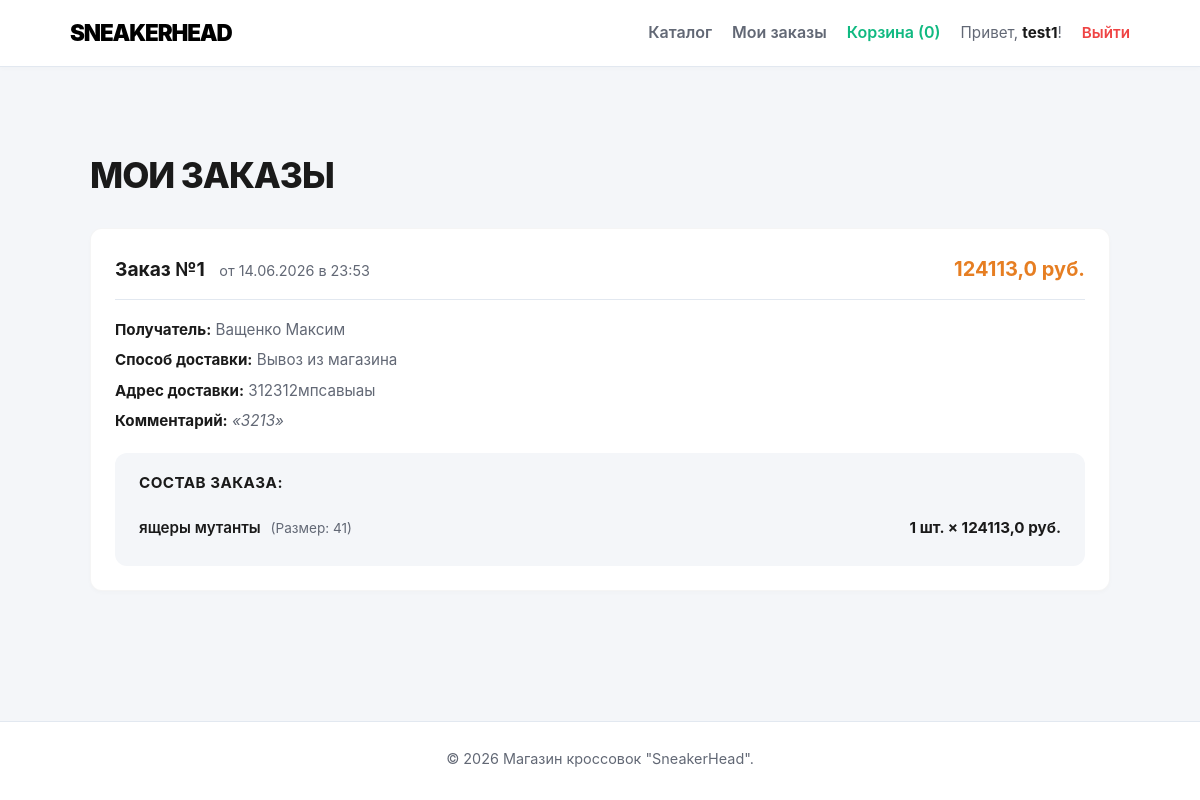
The app's page /my-orders/ (signed in) with its own data.
### shop/models.py (models this page shows, shortened)
class Order(models.Model):
    SHOP = "SH"
    COURIER = "CR"
    PICKUPPOINT = "PP"
    TYPE_DELIVERY = [
        (SHOP, 'Вывоз из магазина'),
        (COURIER, 'Курьер'),
        (PICKUPPOINT, 'Пункт выдачи заказов'),
    ]
    user = models.ForeignKey(User, on_delete=models.SET_NULL, null=True, blank=True, verbose_name='Пользователь')
    buyer_firstname = models.CharField(max_length=MAX_LENGTH, verbose_name='Фамилия покупателя')
    buyer_name = models.CharField(max_length=MAX_LENGTH, verbose_name='Имя покупателя')
    buyer_surname = models.CharField(max_length=MAX_LENGTH, blank=True, null=True, verbose_name='Отчество покупателя')
    comment = models.CharField(max_length=MAX_LENGTH, blank=True, null=True, verbose_name='Комментарий к заказу')
    delivery_address = models.CharField(max_length=MAX_LENGTH, blank=True, null=True, verbose_name='Адрес доставки')
    delivery_type = models.CharField(max_length=2, choices=TYPE_DELIVERY, default=SHOP, verbose_name='Способ доставки')
    date_create = models.DateTimeField(auto_now_add=True, verbose_name='Дата создания заказа')
    date_finish = models.DateTimeField(null=True, blank=True, verbose_name='Дата завершения заказа')
    sneakers = models.ManyToManyField('Sneakers', through='Pos_order', verbose_name='Товары')
    total_price = models.FloatField(default=0.0, verbose_name='Итоговая стоимость')
    class Meta:
        verbose_name = 'Заказ'
        verbose_name_plural = 'Заказы'

class Pos_order(models.Model):
    sneakers = models.ForeignKey('Sneakers', on_delete=models.PROTECT, verbose_name='Продукт')
    order = models.ForeignKey(Order, on_delete=models.PROTECT, verbose_name='Заказ')
    count = models.PositiveIntegerField(default=1, verbose_name='Количество продукта')
    discount = models.PositiveIntegerField(default=0, verbose_name='Скидка на позицию')
    class Meta:
        verbose_name = 'Позиция заказа'
        verbose_name_plural = 'Позиции заказов'

class Sneakers(models.Model):
    name = models.CharField(max_length=MAX_LENGTH, verbose_name='Модель кроссовок')
    description = models.TextField(null=True, blank=True, verbose_name='Описание')
    price = models.FloatField(verbose_name='Цена')
    size = models.PositiveIntegerField(default=41, verbose_name='Размер')
    color = models.CharField(max_length=MAX_LENGTH, verbose_name='Цвет')
    photo = models.ImageField(upload_to='sneakers/%Y/%m/%d', null=True, blank=True, verbose_name='Изображение')
    create_date = models.DateTimeField(auto_now_add=True, verbose_name='Дата добавления')
    is_exists = models.BooleanField(default=True, verbose_name='Доступно для заказа')
    brand = models.ForeignKey(Brand, on_delete=models.PROTECT, verbose_name='Бренд')
    category = models.ManyToManyField(Category, verbose_name='Категории')
    class Meta:
        verbose_name = 'Кроссовки'
        verbose_name_plural = 'Кроссовки'

class Brand(models.Model):
    name = models.CharField(max_length=MAX_LENGTH, verbose_name='Название бренда')
    country = models.CharField(max_length=100, verbose_name='Страна бренда', null=True, blank=True)
    class Meta:
        verbose_name = 'Бренд'
        verbose_name_plural = 'Бренды'

### shop/views.py (the view)
# urls.py: path('my-orders/', UserOrdersListView.as_view(), name='user_orders'),
class UserOrdersListView(LoginRequiredMixin, ListView):
    model = Order
    template_name = 'sneakers/user_orders.html'
    context_object_name = 'orders_list'
    def get_queryset(self):
        return Order.objects.filter(user=self.request.user).order_by('-date_create')

### shop/templates/sneakers/user_orders.html (shortened to what this page needs)
{% extends 'base.html' %}
{% load static %}
{% block content %}
<div class="container">
    <h1>Мои заказы</h1>
    {% if orders_list %}
        <div class="orders-wrapper">
            {% for order in orders_list %}
                <div class="order-card">
                    <div class="order-header">
                        <div>
                            <span class="order-title">Заказ №{{ order.id }}</span>
                            <span class="order-date">от {{ order.date_create|date:"d.m.Y в H:i" }}</span>
                        </div>
                        <div class="order-total">
                            {{ order.total_price }} руб.
                        </div>
                    </div>
                    <div class="order-details">
                        <p><b>Получатель:</b> {{ order.buyer_firstname }} {{ order.buyer_name }} {% if order.buyer_surname %}{{ order.buyer_surname }}{% endif %}</p>
                        <p><b>Способ доставки:</b> {{ order.get_delivery_type_display }}</p>
                        {% if order.delivery_address %}
                            <p><b>Адрес доставки:</b> {{ order.delivery_address }}</p>
                        {% endif %}
                        {% if order.comment %}
                            <p><b>Комментарий:</b> <span style="font-style: italic;">«{{ order.comment }}»</span></p>
                        {% endif %}
                    </div>
                    <div class="order-items">
                        <h4 class="order-items-title">Состав заказа:</h4>
                        <ul class="order-items-list">
                            {% for pos in order.pos_order_set.all %}
                                <li class="order-item-row">
                                    <span>
                                        <a href="{% url 'sneakers_detail' pos.sneakers.pk %}" class="order-item-link">
                                            {{ pos.sneakers.brand.name }} {{ pos.sneakers.name }}
                                        </a>
                                        <span class="order-item-size">(Размер: {{ pos.sneakers.size }})</span>
                                    </span>
                                    <span class="order-item-meta">
                                        {{ pos.count }} шт. × {{ pos.sneakers.price }} руб.
                                    </span>
                                </li>
                            {% endfor %}
                        </ul>
                    </div>
                </div>
            {% endfor %}
        </div>
    {% endif %}
</div>
{% endblock %}

### shop/templates/base.html (shortened to what this page needs)
{% load static %}
<!DOCTYPE html>
<html lang="ru">
<head>
    <link rel="stylesheet" href="{% static 'css/style.css' %}">
</head>
<body>
    <div class="app-wrapper">
        <header class="site-header">
            <div class="header-container">
                <a href="{% url 'sneakers_list' %}" class="logo">SNEAKERHEAD</a>
                <nav class="nav-links">
                    <a href="{% url 'sneakers_list' %}" class="nav-link">Каталог</a>
                    {% if request.user.is_authenticated %}
                        <a href="{% url 'user_orders' %}" class="nav-link">Мои заказы</a>
                        <a href="{% url 'basket:basket_detail' %}" class="nav-link" style="color: var(--success);">
                            Корзина ({{ request.session.basket|length|default:0 }})
                        </a>
                        <div class="user-menu">
                            <span class="user-greeting">Привет, <b>{{ request.user.username }}</b>!</span>
                            <a href="{% url 'basket:logout_page' %}" class="btn-logout">Выйти</a>
                        </div>
                    {% else %}
                        <a href="{% url 'basket:basket_detail' %}" class="nav-link">Корзина</a>
                        <a href="{% url 'basket:login_page' %}" class="nav-link">Войти</a>
                        <a href="{% url 'basket:registration_page' %}" class="nav-link btn-nav">Регистрация</a>
                    {% endif %}
                </nav>
            </div>
        </header>
        <main class="container">
            {% block content %}
            {% endblock %}
        </main>
        {% include '_inc/_footer.html' %}
    </div>
</body>
</html>

### shop/static/css/style.css (style rules this page uses)
:root { --bg-main: #f4f6f9; --bg-card: #ffffff; --text-main: #1a1a1a; --text-muted: #626875; --accent: #000000; --accent-hover: #262626; --success: #10b981; --danger: #ef4444; --danger-hover: #dc2626; --secondary: #e2e8f0; --secondary-hover: #cbd5e1; --shadow-sm: 0 2px 4px rgba(0, 0, 0, 0.02); --shadow-md: 0 10px 20px rgba(0, 0, 0, 0.05); --radius: 12px; --transition: all 0.25s ease-in-out; }
* { box-sizing: border-box; margin: 0; padding: 0; }
html, body { height: 100%; }
body { font-family: -apple-system, BlinkMacSystemFont, "Segoe UI", Roboto, Helvetica, Arial, sans-serif; background-color: var(--bg-main); color: var(--text-main); line-height: 1.6; }
.app-wrapper { display: flex; flex-direction: column; min-height: 100%; }
.container { max-width: 1100px; margin: 0 auto; width: 100%; padding: 40px 20px; flex: 1 0 auto; }
h1 { font-size: 2.2rem; font-weight: 800; letter-spacing: -0.03em; margin-bottom: 25px; text-transform: uppercase; }
.site-header { background-color: #ffffff; border-bottom: 1px solid #e2e8f0; padding: 15px 0; box-shadow: var(--shadow-sm); flex-shrink: 0; }
.header-container { max-width: 1100px; margin: 0 auto; display: flex; justify-content: space-between; align-items: center; padding: 0 20px; }
.logo { font-size: 1.4rem; font-weight: 900; color: var(--accent); text-decoration: none; letter-spacing: -0.05em; }
.nav-links { display: flex; align-items: center; gap: 20px; }
.nav-link { text-decoration: none; color: var(--text-muted); font-weight: 600; transition: var(--transition); }
.user-menu { display: flex; align-items: center; gap: 15px; }
.user-greeting { color: var(--text-muted); font-size: 0.95rem; }
.user-greeting b { color: var(--text-main); }
.btn-logout { color: var(--danger); text-decoration: none; font-weight: 600; font-size: 0.95rem; margin-left: 5px; transition: var(--transition); }
.orders-wrapper { margin-top: 25px; display: flex; flex-direction: column; gap: 25px; }
.order-card { background: var(--bg-card); border-radius: var(--radius); padding: 24px; box-shadow: var(--shadow-sm); border: 1px solid rgba(0, 0, 0, 0.04); transition: var(--transition); }
.order-header { display: flex; justify-content: space-between; align-items: center; border-bottom: 1px solid #e2e8f0; padding-bottom: 14px; margin-bottom: 18px; }
.order-title { font-size: 1.2rem; font-weight: 700; color: var(--text-main); }
.order-date { color: var(--text-muted); font-size: 0.9rem; margin-left: 10px; font-weight: 400; }
.order-total { font-size: 1.25rem; color: #e67e22; font-weight: bold; }
.order-details { font-size: 0.95rem; color: var(--text-muted); line-height: 1.6; margin-bottom: 20px; }
.order-details p { margin-bottom: 6px; }
.order-details b { color: var(--text-main); }
.order-items { background: var(--bg-main); padding: 18px 24px; border-radius: var(--radius); }
.order-items-title { font-size: 0.95rem; font-weight: 700; margin-bottom: 12px; text-transform: uppercase; letter-spacing: 0.03em; color: var(--text-main); }
.order-items-list { list-style: none; padding: 0; margin: 0; }
.order-item-row { display: flex; justify-content: space-between; align-items: center; padding: 8px 0; border-bottom: 1px dashed #cbd5e1; font-size: 0.95rem; }
.order-item-row:last-child { border-bottom: none; }
.order-item-link { color: var(--text-main); text-decoration: none; font-weight: 600; transition: var(--transition); }
.order-item-size { color: var(--text-muted); font-size: 0.85rem; margin-left: 6px; }
.order-item-meta { font-weight: bold; color: var(--text-main); }

### records on screen
Order: id "1", date_create "14.06.2026 в 23:53", total_price "124113,0", buyer_firstname "Ващенко", buyer_name "Максим", delivery_type "Вывоз из магазина", delivery_address "312312мпсавыаы", comment "3213"
Pos_order: sneakers.brand.name "ящеры", sneakers.name "мутанты", sneakers.size "41", count "1", sneakers.price "124113,0"

### other values on screen
{{ request.session.basket|length|default:0 }} "0"
{{ request.user.username }} "test1"
